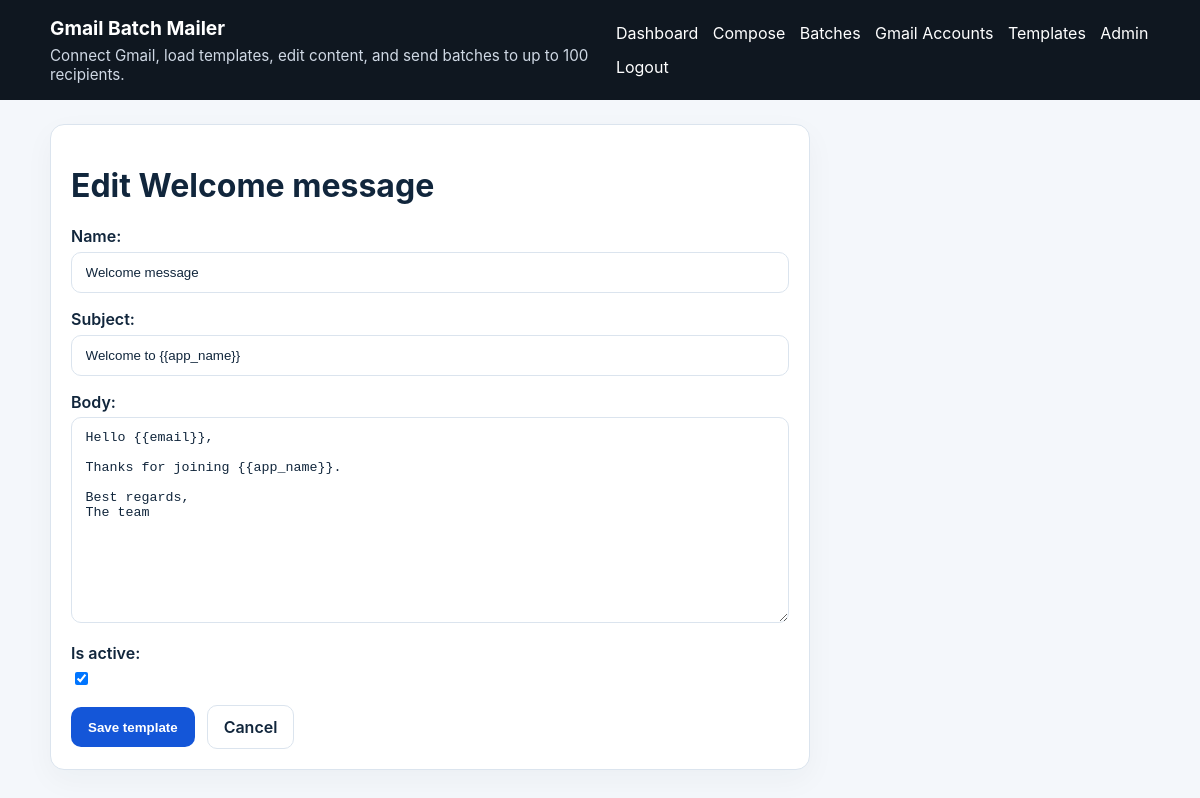
The page /templates/1/edit/ (signed in) on the database its author committed.
### mailer/models.py (models this page shows, shortened)
class EmailTemplate(models.Model):
    name = models.CharField(max_length=150, unique=True)
    subject = models.CharField(max_length=255)
    body = models.TextField()
    is_active = models.BooleanField(default=True)
    created_by = models.ForeignKey(
        User,
        null=True,
        blank=True,
        on_delete=models.SET_NULL,
        related_name="created_templates",
    )
    updated_by = models.ForeignKey(
        User,
        null=True,
        blank=True,
        on_delete=models.SET_NULL,
        related_name="updated_templates",
    )
    created_at = models.DateTimeField(auto_now_add=True)
    updated_at = models.DateTimeField(auto_now=True)
    class Meta:
        ordering = ["name"]

### mailer/views.py (the view)
# urls.py: path("templates/<int:pk>/edit/", views.template_update, name="template_update"),
@login_required
@user_passes_test(is_admin)
def template_update(request: HttpRequest, pk: int) -> HttpResponse:
    template = get_object_or_404(EmailTemplate, pk=pk)
    if request.method == "POST":
        form = EmailTemplateForm(request.POST, instance=template)
        if form.is_valid():
            template = form.save(commit=False)
            template.updated_by = request.user
            template.save()
            log_action(request.user, "template.updated", str(template.pk), {"name": template.name})
            messages.success(request, "Template updated.")
            return redirect("template_list")
    else:
        form = EmailTemplateForm(instance=template)
    return render(request, "mailer/template_form.html", {"form": form, "title": f"Edit {template.name}"})

### mailer/forms.py
class EmailTemplateForm(forms.ModelForm):
    class Meta:
        model = EmailTemplate
        fields = ["name", "subject", "body", "is_active"]
        widgets = {
            "body": forms.Textarea(attrs={"rows": 12}),
        }

### mailer/context_processors.py (called while the page is built)
def app_settings(_request):
    return {"app_name": settings.APP_NAME}

### mailer/views.py (called while the page is built)
def is_admin(user) -> bool:
    return user.is_authenticated and user.is_staff

### templates/mailer/template_form.html (shortened to what this page needs)
{% extends 'base.html' %}
{% block content %}
<div class="card narrow-wide">
    <h1>{{ title }}</h1>
    <form method="post" class="stacked-form">
        {{ form.as_p }}
        <div class="button-row">
            <button class="button" type="submit">Save template</button>
            <a class="button secondary" href="{% url 'template_list' %}">Cancel</a>
        </div>
    </form>
</div>
{% endblock %}

### static/mailer/styles.css (style rules this page uses)
:root { --bg: #f4f7fb; --card: #ffffff; --text: #11263c; --muted: #5d6f82; --primary: #1456d8; --primary-hover: #0f46b4; --border: #dbe4ee; --success: #e9f9ef; --warning: #fff9e8; --error: #fdecec; }
* { box-sizing: border-box; }
body { margin: 0; font-family: Inter, Arial, sans-serif; background: var(--bg); color: var(--text); }
a { color: var(--primary); text-decoration: none; }
.card { background: var(--card); border: 1px solid var(--border); border-radius: 14px; padding: 1.25rem; box-shadow: 0 10px 30px rgba(20, 40, 60, 0.04); }
.narrow-wide { max-width: 760px; }
.button-row { display: flex; gap: 0.75rem; align-items: center; flex-wrap: wrap; }
.button, button.button, .button.secondary, .button.danger { display: inline-flex; align-items: center; justify-content: center; border-radius: 10px; border: 1px solid transparent; padding: 0.7rem 1rem; font-weight: 600; cursor: pointer; text-decoration: none; }
.button, button.button { background: var(--primary); color: #fff; }
.button.secondary { background: #fff; color: var(--text); border-color: var(--border); }
.stacked-form p { margin: 0 0 1rem; }
.stacked-form label { display: block; margin-bottom: 0.35rem; font-weight: 600; }
.stacked-form input[type="text"], .stacked-form input[type="password"], .stacked-form input[type="email"], .stacked-form textarea, .stacked-form select, .stacked-form input[type="file"] { width: 100%; border: 1px solid var(--border); border-radius: 10px; padding: 0.75rem 0.85rem; background: #fff; color: var(--text); }

### rows shown on the page
EmailTemplate: name "Welcome message", subject "Welcome to {{app_name}}", body "Hello {{email}}, Thanks for joining {{app_name}}. Best regards, The team", is_active "☑"

### other values the page prints
{{ app_name|default:'Gmail Batch Mailer' }} "Gmail Batch Mailer"
{{ title }} "Edit Welcome message"
